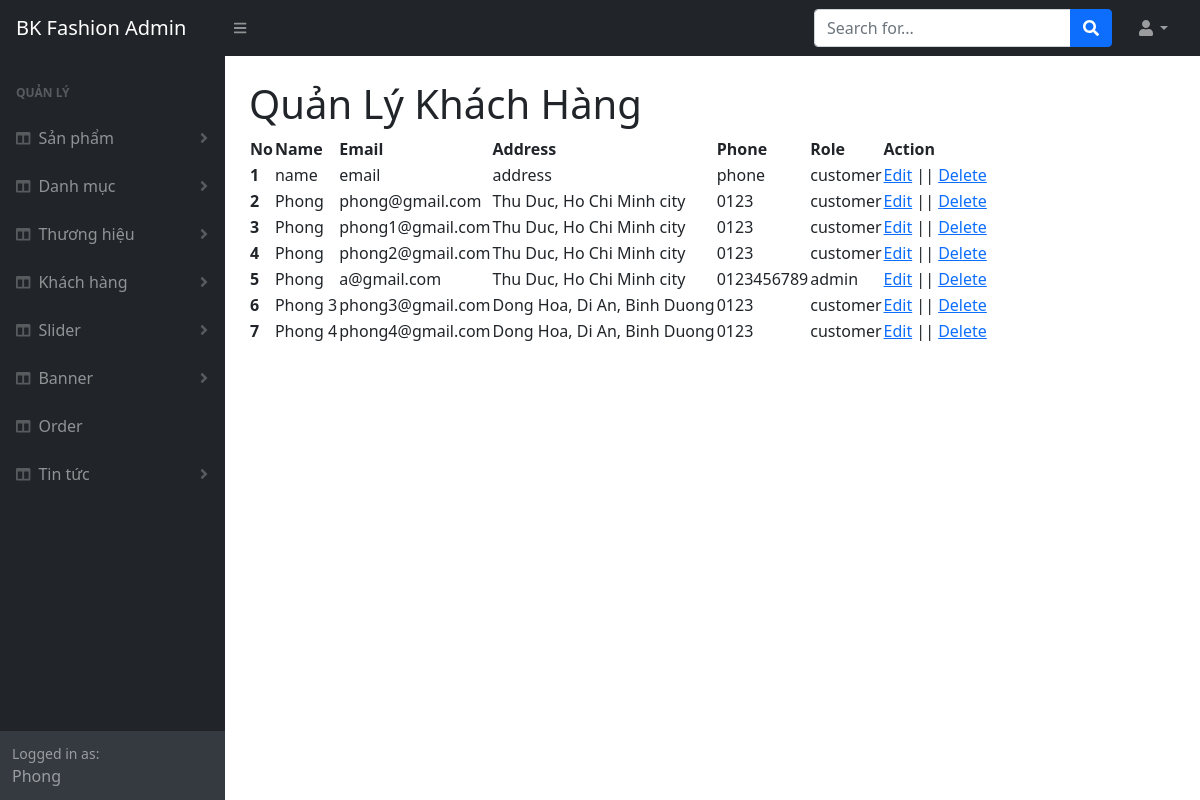
The page /admin/client.php (signed in) on the database as committed earlier.
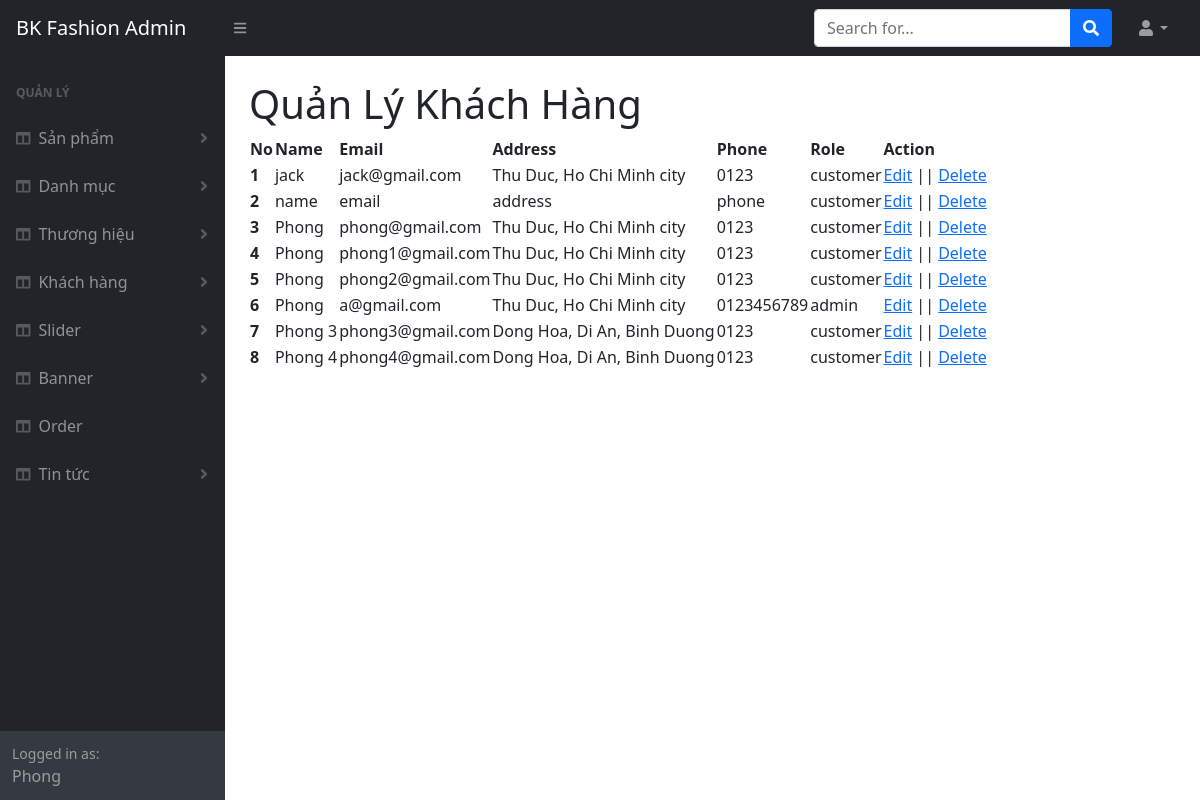
The same page on the database as committed later.
### tables this page shows
CREATE TABLE `tbl_user` (
  `userId` int(11) NOT NULL,
  `name` varchar(255) NOT NULL,
  `email` varchar(255) NOT NULL,
  `address` varchar(255) NOT NULL,
  `phone` varchar(30) NOT NULL,
  `password` varchar(255) NOT NULL,
  `role` varchar(30) NOT NULL
);

### lib/database.php (called while the page is built, shortened)
<?php
Class Database{
   public $host   = DB_HOST;
   public $user   = DB_USER;
   public $pass   = DB_PASS;
   public $dbname = DB_NAME;
   public $link;
private function connectDB(){
   $this->link = new mysqli($this->host, $this->user, $this->pass,
    $this->dbname);
   mysqli_set_charset($this->link,"utf8");
 }
public function select($query){
  $result = $this->link->query($query) or
   die($this->link->error.__LINE__);
  if($result->num_rows > 0){
    return $result;
  } else {
    return false;
  }
 }
}

### classes/user.php (called while the page is built, shortened)
<?php
	$filepath = realpath(dirname(__FILE__));
	include_once ($filepath.'/../lib/database.php');
class user
{
	private $db;
	public function __construct()
	{
		$this->db = new Database();
	}
	public function show_user(){
        $query = "SELECT * FROM tbl_user";
        $result = $this->db->select($query);
        return $result;
    }
}
?>

### admin/client.php (the view, shortened to what this page needs)
<?php include 'inc_admin/header.php' ?>
           <?php include 'inc_admin/sidebar.php' ?>
           <?php include '../classes/user.php';
            $user = new user();
            $result = $user->show_user();
            ?>
            <div id="layoutSidenav_content">
                <main>
                    <div class="container-fluid px-4">
                        <h1 class="mt-4">Quản Lý Khách Hàng</h1>
                        <table id="datatablesSimple">
                            <thead>
                            <tr>
                                <th>No</th>
                                <th>Name</th>
                                <th>Email</th>
                                <th>Address</th>
                                <th>Phone</th>
                                <th>Role</th>
                                <th>Action</th>
                            </tr>
                            </thead>
                            <tbody>
                                <?php
                                $stt = 1;
                                    while($row = $result->fetch_assoc()){
                                        echo
                                        '<tr>
                                        <th scope="row">'.$stt.'</th>
                                        <td>'.$row['name'].'</td>
                                        <td>'.$row['email'].'</td>
                                        <td>'.$row['address'].'</td>
                                        <td>'.$row['phone'].'</td>
                                        <td>'.$row['role'].'</td>
                                        <td>
                                        <a href="clientEdit.php?userId='.$row['userId'].'">Edit</a>
                                        || <a onclick="return confirm(\'Bạn có chắc chắn xóa?\')"  href="?deleteid='.$row['userId'].'">Delete</a>
                                        </td>
                                        </tr>';
                                        $stt++;
                                    }
                                ?>
                            </tbody>
                            </table>
                    </div>
                </main>
            </div>
<?php include 'inc_admin/footer.php' ?>

Rows that differ between the two databases and show on the page:
added tbl_user: name "jack", email "jack@gmail.com", address "Thu Duc, Ho Chi Minh city", phone "0123", role "customer"
